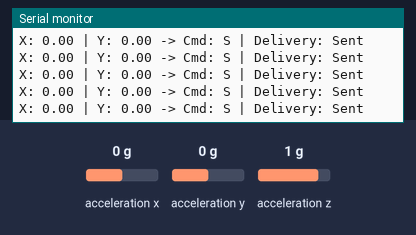
The sketch below on a simulated ESP32. Parts: the last lines printed to the serial monitor. Wiring (inferred from the names in the program): MPU-9250 motion sensor at I2C address 0x68. Inputs (shaded band) come from the test bench; at power-on: acceleration x 0 g, acceleration y 0 g, acceleration z 1 g.

Above: at 1.3 s.
1.4 s: acceleration x set to -0.2 g
At 1.43 s:
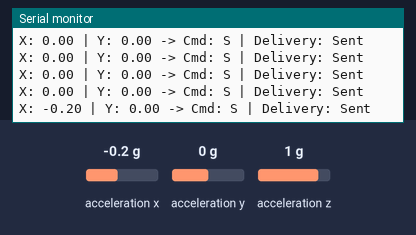
2.9 s: acceleration x set to -0.5 g
At 2.95 s:
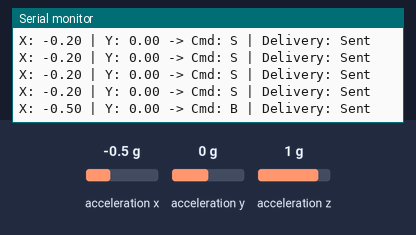
8.2 s: acceleration x set to 0.5 g
At 8.22 s:
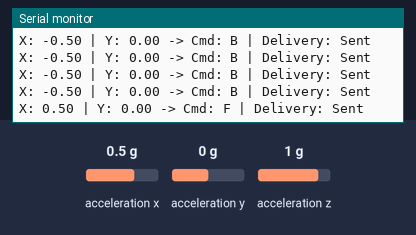
9.7 s: acceleration x set to 0.2 g
At 9.74 s:
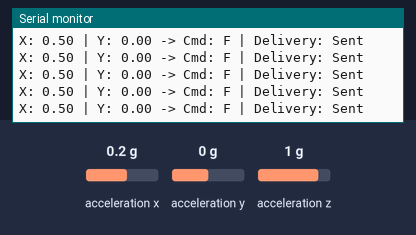
Timing chart, 0 to 12.6 s (numbered marks = the images above; inputs shaded):
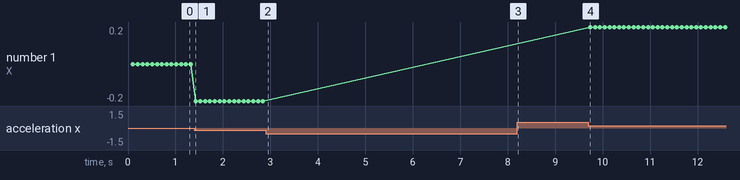

Measured:
- the behaviour switches between -0.3 and -0.4 g on acceleration x (found by bisection; images 1 and 2)
- after the input at 1.4 s, the serial monitor: prints a new line at once (image 1)
- after the input at 2.9 s, the serial monitor: prints a new line at once (image 2)
- after the input at 8.2 s, the serial monitor: prints a new line at once (image 3)
- plotted number 1: 0 → -0.2 after the input at 1.4 s, -0.2 → 0.2 after the input at 9.7 s

The sketch:

transmitter.ino
```cpp
#include <esp_now.h>
#include <WiFi.h>
#include <Wire.h>

#define MPU9250_ADDR 0x68

// Receiver MAC Address(40:91:51:1A:37:08)
//change the MAC address with your reciver esp's mac address
uint8_t receiverAddress[] = {0x40, 0x91, 0x51, 0x1A, 0x37, 0x08};

typedef struct struct_message {
  char command; // 'F', 'B', 'L', 'R', 'S'
} struct_message;

struct_message myData;
esp_now_peer_info_t peerInfo;

void writeByte(uint8_t reg, uint8_t data) {
  Wire.beginTransmission(MPU9250_ADDR);
  Wire.write(reg);
  Wire.write(data);
  Wire.endTransmission();
}

void setup() {
  Serial.begin(115200);

  // Initialize I2C bus (SDA: GPIO21, SCL: GPIO22)
  Wire.begin(21, 22);

  // Wake up MPU9250
  writeByte(0x6B, 0x00);
  delay(100);

  // Set Accelerometer range to +/- 2g
  writeByte(0x1C, 0x00);

  // Station mode for ESP-NOW
  WiFi.mode(WIFI_STA);

  if (esp_now_init() != ESP_OK) {
    Serial.println("ESP-NOW init failed!");
    return;
  }

  // Register receiver peer
  memcpy(peerInfo.peer_addr, receiverAddress, 6);
  peerInfo.channel = 0;
  peerInfo.encrypt = false;

  if (esp_now_add_peer(&peerInfo) != ESP_OK) {
    Serial.println("Failed to add peer");
    return;
  }

  Serial.println("Transmitter Ready! Tilting the sensor will display values below:");
}

void loop() {
  // Read accelerometer data (registers 0x3B to 0x40)
  Wire.beginTransmission(MPU9250_ADDR);
  Wire.write(0x3B);
  Wire.endTransmission(false);
  Wire.requestFrom(MPU9250_ADDR, 6, true);

  if (Wire.available() >= 6) {
    int16_t rawX = (Wire.read() << 8) | Wire.read();
    int16_t rawY = (Wire.read() << 8) | Wire.read();
    int16_t rawZ = (Wire.read() << 8) | Wire.read();

    float ax = (float)rawX / 16384.0;
    float ay = (float)rawY / 16384.0;

    // Gesture control mapping
    if (ax > 0.40) {
      myData.command = 'F'; // Tilt Forward
    } else if (ax < -0.40) {
      myData.command = 'B'; // Tilt Backward
    } else if (ay > 0.40) {
      myData.command = 'R'; // Tilt Right
    } else if (ay < -0.40) {
      myData.command = 'L'; // Tilt Left
    } else {
      myData.command = 'S'; // Flat / Stop
    }

    Serial.print("X: ");
    Serial.print(ax, 2);
    Serial.print(" | Y: ");
    Serial.print(ay, 2);
    Serial.print(" -> Cmd: ");
    Serial.print(myData.command);
  } else {
    Serial.print("Warning: No I2C response from MPU9250");
  }

  // Send packet and check delivery result directly
  esp_err_t result = esp_now_send(receiverAddress, (uint8_t *)&myData, sizeof(myData));

  if (result == ESP_OK) {
    Serial.println(" | Delivery: Sent");
  } else {
    Serial.println(" | Delivery: Error");
  }

  delay(100);
}
```
